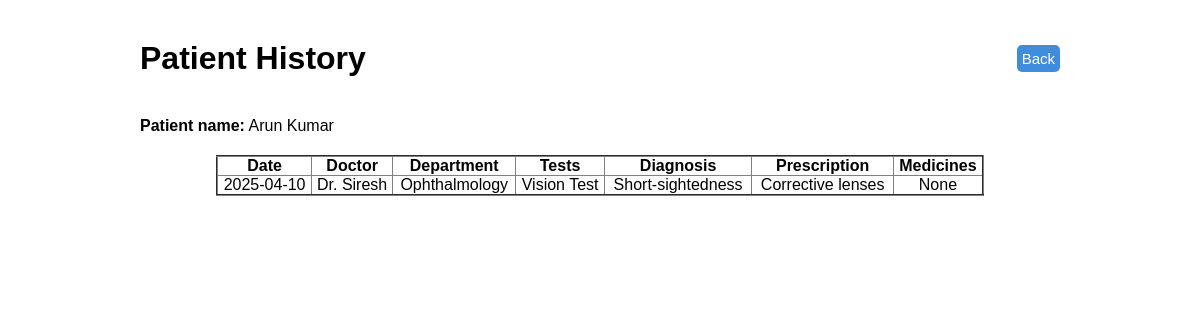
The app's page /pHist/Arun Kumar with its own data.
### models.py (models this page shows)
class P(Base):
    __tablename__ = 'p'
    id = Column(Integer,autoincrement=True,primary_key=True)
    name = Column(String)
    passw = Column(String)

class P_his(Base):
    __tablename__ = 'p_his'
    id = Column(Integer,autoincrement=True,primary_key=True)
    date = Column(Date)
    p_id = Column(Integer, ForeignKey('p.id'))
    d_id = Column(Integer, ForeignKey('d.id'))
    test = Column(String)
    diag = Column(String)
    presc = Column(String)
    meds = Column(String)
    d = relationship("D")
    p = relationship("P")

class D(Base):
    __tablename__ = 'd'
    id = Column(Integer,autoincrement=True,primary_key=True)
    name = Column(String, nullable=False)
    passw = Column(String, nullable=False)
    dept = Column(String)
    exp = Column(Integer)
    dscr = Column(String)
    pic = Column(String)

### app.py (the view)
@app.route('/pHist/<pname>', methods = ["GET","POST"])
def pHist(pname):
    pid = session.query(P.id).filter(P.name == pname).first()
    h = session.query(P_his).filter(P_his.p_id == pid[0]).all()
    return rt("patHist.html",hist=h,p=pname)

### templates/patHist.html (shortened to what this page needs)
<!DOCTYPE html>
<html lang="en">
<head>
    <link rel="stylesheet" href="{{ url_for('static', filename='styles.css') }}">
</head>
<body>
    <div class="ddashH" style="margin-bottom: 20px; border: 0;">
        <div class="doc"><h1>Patient History</h1></div>
        <div class="logout">
            <div style="display: flex; justify-content: end;">
                <button onclick="history.back()">Back</button>
            </div>
        </div>
    </div>
    <div class="mb">
        <p style="margin-left:20px ;"><span style="font-weight: bold;">Patient name:</span> {{p}}</p>
    </div>
    <div style="display: flex; justify-content: center;">
        <table border="2" style="width: 80%;">
            <thead>
                <tr>
                    <th>Date</th>
                    <th>Doctor</th>
                    <th>Department</th>
                    <th>Tests</th>
                    <th>Diagnosis</th>
                    <th>Prescription</th>
                    <th>Medicines</th>
                </tr>
            </thead>
            <tbody>
                {% for h in hist %}
                <tr>
                    <td>{{ h.date }}</td>
                    <td>{{ h.d.name }}</td>
                    <td>{{ h.d.dept }}</td>
                    <td>{{ h.test }}</td>
                    <td>{{ h.diag }}</td>
                    <td>{{ h.presc }}</td>
                    <td>{{ h.meds }}</td>
                </tr>
                {% else %}
                <td colspan="5">No history.</td>
                {% endfor %}
            </tbody>
        </table>
    </div>
</body>
</html>

### static/styles.css (style rules this page uses)
* { box-sizing: border-box; margin: 0; padding: 0; }
.mb { margin-bottom: 20px; }
body { font-family: Arial, sans-serif; height: 100vh; padding: 20px; padding-left: 10%; padding-right: 10%; }
table { width: 100%; text-align: center; margin-bottom: 30px; border-collapse: collapse; background-color: white; }
.ddashH { display: flex; border:5px solid; padding: 20px; gap:10px; width:100%; text-align: center; align-items: center; justify-content: end; }
.doc { flex:1; text-align: left; }
.logout { flex:1; justify-content: end; }
button { padding: 5px; height: 27px; border: none; border-radius: 5px; background: #408edb; color: white; font-size: 15px; cursor: pointer; }

### records on screen
P: name "Arun Kumar"
P_his: date "2025-04-10", d.name "Dr. Siresh", d.dept "Ophthalmology", test "Vision Test", diag "Short-sightedness", presc "Corrective lenses", meds "None"
